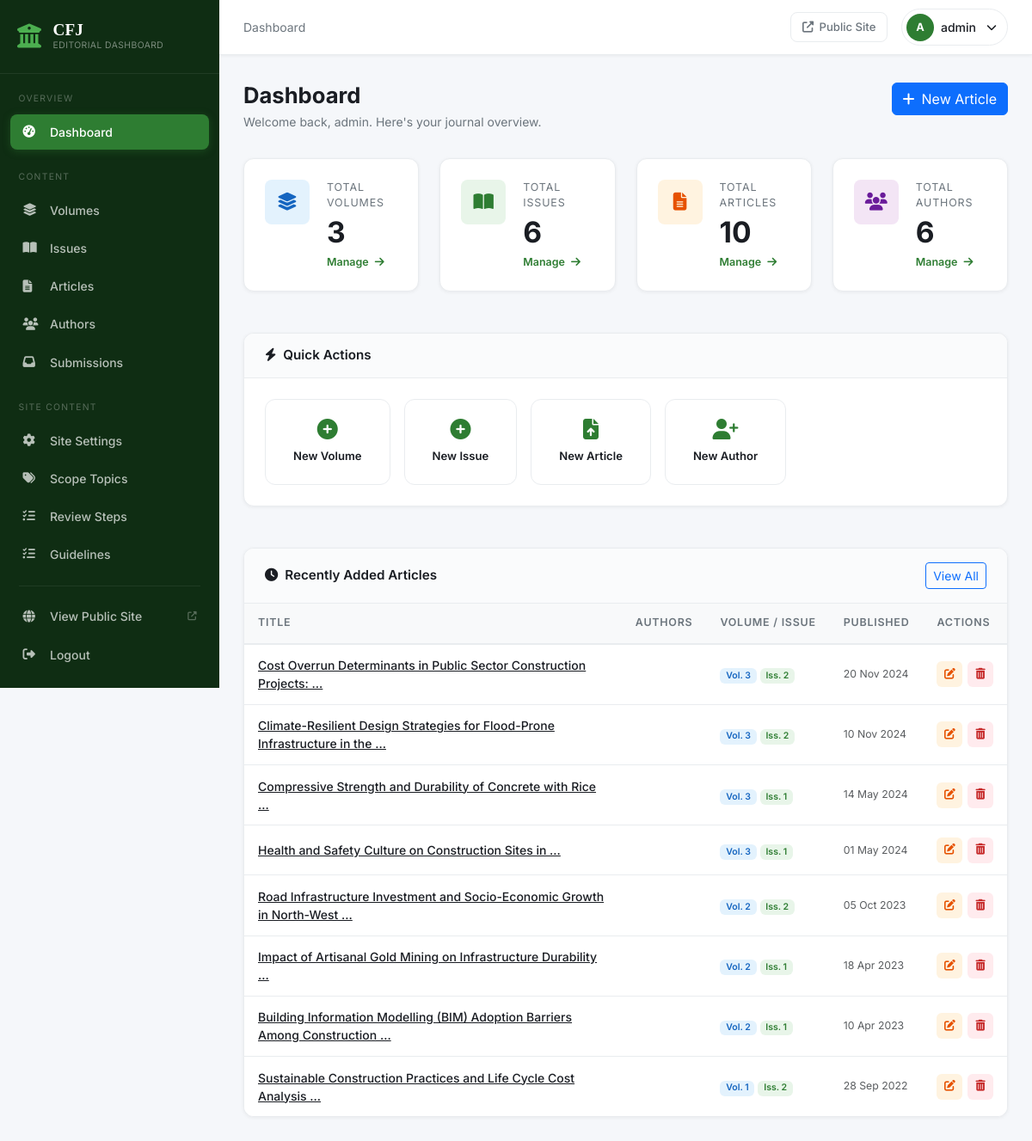
Before: /dashboard/ (signed in) with the older database file.
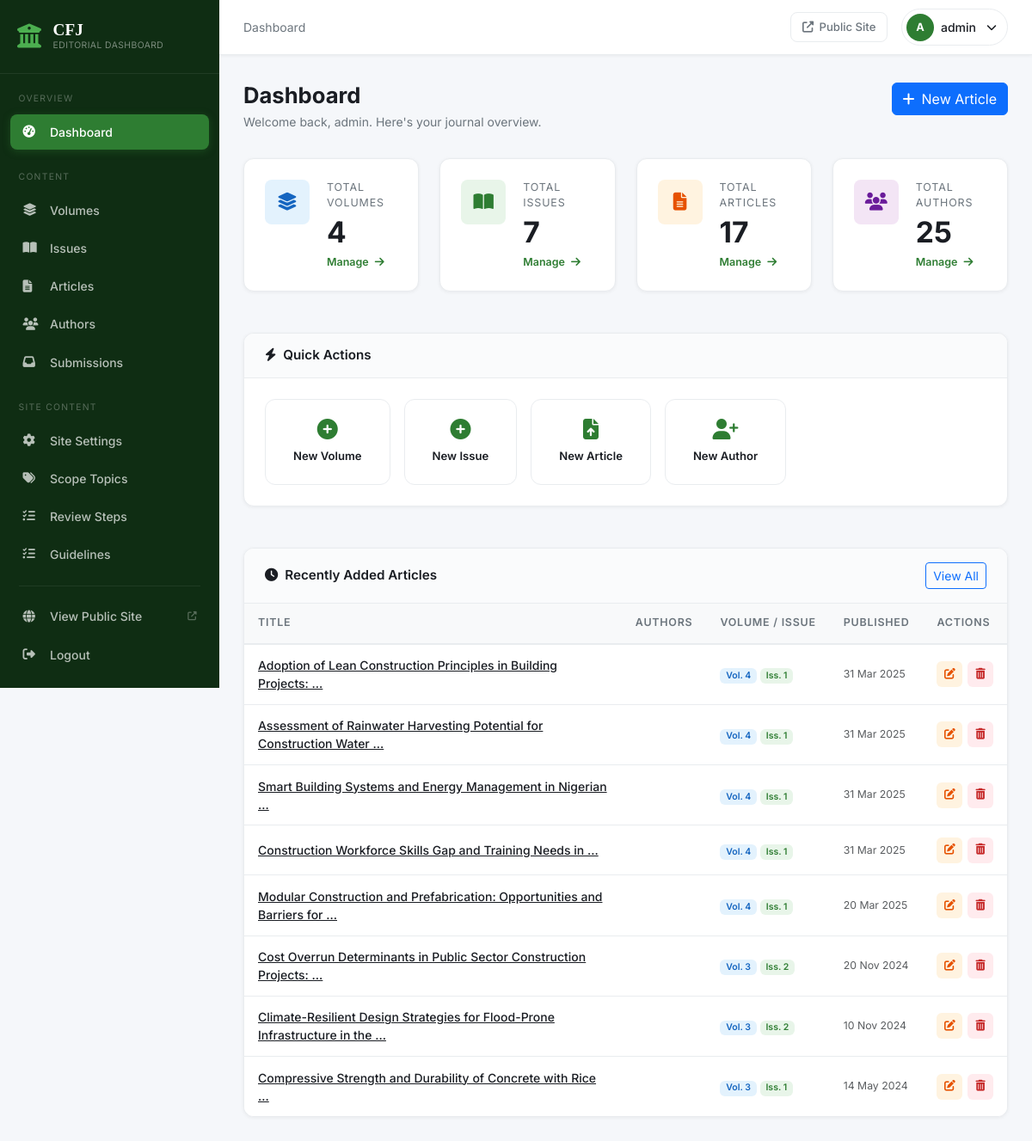
After: the same page with the newer database file.
### website/models.py (models this page shows, shortened)
class Article(models.Model):
    title = models.CharField(max_length=500)
    slug = models.SlugField(max_length=500, unique=True)
    abstract = models.TextField()
    keywords = models.CharField(max_length=500, help_text='Comma-separated keywords')
    authors = models.ManyToManyField(Author, through='ArticleAuthor', related_name='articles')
    volume = models.ForeignKey(
        Volume, on_delete=models.SET_NULL, null=True, blank=True, related_name='articles'
    )
    issue = models.ForeignKey(
        Issue, on_delete=models.SET_NULL, null=True, blank=True, related_name='articles'
    )
    pdf_file = models.FileField(upload_to='pdfs/')
    cover_image = models.ImageField(upload_to='covers/', blank=True, null=True)
    publication_date = models.DateField()
    doi = models.CharField(max_length=200, blank=True, verbose_name='DOI')
    is_featured = models.BooleanField(default=False, help_text='Show this article in the Featured Articles section on the homepage')
    created_at = models.DateTimeField(auto_now_add=True)
    updated_at = models.DateTimeField(auto_now=True)
    class Meta:
        ordering = ['-publication_date']
    def get_absolute_url(self):
        return reverse('website:article_detail', kwargs={'slug': self.slug})

class Volume(models.Model):
    volume_number = models.PositiveIntegerField(unique=True)
    year = models.PositiveIntegerField()
    description = models.TextField(blank=True)
    class Meta:
        ordering = ['-volume_number']

class Issue(models.Model):
    volume = models.ForeignKey(Volume, on_delete=models.CASCADE, related_name='issues')
    issue_number = models.PositiveIntegerField()
    publication_date = models.DateField()
    description = models.TextField(blank=True)
    class Meta:
        unique_together = ('volume', 'issue_number')
        ordering = ['volume', 'issue_number']

### src/views.py (the view)
# urls.py: path('dashboard/', include('src.urls', namespace='src')),
@login_required
def dashboard(request):
    recent_articles = (
        Article.objects
        .select_related('volume', 'issue')
        .prefetch_related(_ordered_authors)
        .order_by('-created_at')[:8]
    )
    return render(request, 'src/dashboard.html', {
        'total_volumes': Volume.objects.count(),
        'total_issues': Issue.objects.count(),
        'total_articles': Article.objects.count(),
        'total_authors': Author.objects.count(),
        'recent_articles': recent_articles,
    })

### src/context_processors.py (called while the page is built)
def pending_submissions_count(request):
    if not request.path.startswith('/dashboard/') or not request.user.is_authenticated:
        return {}
    return {
        'pending_submissions_count': Submission.objects.filter(status=Submission.STATUS_PENDING).count(),
    }

### website/context_processors.py (called while the page is built)
def site_settings(request):
    return {'site_settings': SiteSettings.load()}

### website/models.py (called while the page is built)
    @classmethod
    def load(cls):
        obj, _ = cls.objects.get_or_create(pk=1)
        return obj

### templates/src/dashboard.html (shortened to what the changed rows need)
{% extends 'src/base.html' %}
{% load journal_extras %}
{% block content %}
<div class="page-header">
  <div>
    <h1 class="page-title">Dashboard</h1>
  </div>
</div>
<div class="row g-4 mb-5">
  <div class="col-xl-3 col-md-6">
    <div class="stat-card stat-card-volumes">
      <div class="stat-card-body">
        <span class="stat-card-label">Total Volumes</span>
        <span class="stat-card-number">{{ total_volumes }}</span>
        <a href="{% url 'src:volume_list' %}" class="stat-card-link">
          Manage <i class="fas fa-arrow-right ms-1"></i>
        </a>
      </div>
    </div>
  </div>
  <div class="col-xl-3 col-md-6">
    <div class="stat-card stat-card-issues">
      <div class="stat-card-body">
        <span class="stat-card-label">Total Issues</span>
        <span class="stat-card-number">{{ total_issues }}</span>
        <a href="{% url 'src:issue_list' %}" class="stat-card-link">
          Manage <i class="fas fa-arrow-right ms-1"></i>
        </a>
      </div>
    </div>
  </div>
  <div class="col-xl-3 col-md-6">
    <div class="stat-card stat-card-articles">
      <div class="stat-card-body">
        <span class="stat-card-label">Total Articles</span>
        <span class="stat-card-number">{{ total_articles }}</span>
        <a href="{% url 'src:article_list' %}" class="stat-card-link">
          Manage <i class="fas fa-arrow-right ms-1"></i>
        </a>
      </div>
    </div>
  </div>
  <div class="col-xl-3 col-md-6">
    <div class="stat-card stat-card-authors">
      <div class="stat-card-body">
        <span class="stat-card-label">Total Authors</span>
        <span class="stat-card-number">{{ total_authors }}</span>
        <a href="{% url 'src:author_list' %}" class="stat-card-link">
          Manage <i class="fas fa-arrow-right ms-1"></i>
        </a>
      </div>
    </div>
  </div>
</div>
<div class="dash-card">
  <div class="dash-card-body p-0">
    {% if recent_articles %}
    <div class="table-responsive">
      <table class="table dash-table mb-0">
        <thead>
          <tr>
            <th>Title</th>
            <th>Authors</th>
            <th>Volume / Issue</th>
            <th>Published</th>
            <th>Actions</th>
          </tr>
        </thead>
        <tbody>
          {% for article in recent_articles %}
          <tr>
            <td>
              <div class="table-article-title">
                <a href="{{ article.get_absolute_url }}" target="_blank">
                  {{ article.title|truncatewords:8 }}
                </a>
              </div>
            </td>
            <td class="text-muted small">
            </td>
            <td>
              {% if article.volume %}
              <span class="badge badge-volume">Vol. {{ article.volume.volume_number }}</span>
              {% endif %}
              {% if article.issue %}
              <span class="badge badge-issue">Iss. {{ article.issue.issue_number }}</span>
              {% endif %}
            </td>
            <td class="text-muted small">{{ article.publication_date|date:"d M Y" }}</td>
            <td>
              <div class="table-actions">
                <a href="{% url 'src:article_edit' article.pk %}" class="table-action-btn edit" title="Edit">
                  <i class="fas fa-edit"></i>
                </a>
                <a href="{% url 'src:article_delete' article.pk %}" class="table-action-btn delete" title="Delete">
                  <i class="fas fa-trash-alt"></i>
                </a>
              </div>
            </td>
          </tr>
          {% endfor %}
        </tbody>
      </table>
    </div>
    {% else %}
    <div class="empty-dash text-center py-5">
      <i class="fas fa-file-alt fa-3x text-muted mb-3"></i>
      <p class="text-muted">No articles yet. <a href="{% url 'src:article_create' %}">Create your first article</a>.</p>
    </div>
    {% endif %}
  </div>
</div>
{% endblock %}

Changed rows visible on the page:
removed Article: title "Health and Safety Culture on Construction Sites in …", volume.volume_number "3", issue.issue_number "1", publication_date "01 May 2024"
removed Article: title "Road Infrastructure Investment and Socio-Economic Growth in North-West …", volume.volume_number "2", issue.issue_number "2", publication_date "05 Oct 2023"
removed Article: title "Impact of Artisanal Gold Mining on Infrastructure Durability …", volume.volume_number "2", issue.issue_number "1", publication_date "18 Apr 2023"
removed Article: title "Building Information Modelling (BIM) Adoption Barriers Among Construction …", volume.volume_number "2", issue.issue_number "1", publication_date "10 Apr 2023"
removed Article: title "Sustainable Construction Practices and Life Cycle Cost Analysis …", volume.volume_number "1", issue.issue_number "2", publication_date "28 Sep 2022"
added Article: title "Adoption of Lean Construction Principles in Building Projects: …", volume.volume_number "4", issue.issue_number "1", publication_date "31 Mar 2025"
added Article: title "Assessment of Rainwater Harvesting Potential for Construction Water …", volume.volume_number "4", issue.issue_number "1", publication_date "31 Mar 2025"
added Article: title "Smart Building Systems and Energy Management in Nigerian …", volume.volume_number "4", issue.issue_number "1", publication_date "31 Mar 2025"
added Article: title "Construction Workforce Skills Gap and Training Needs in …", volume.volume_number "4", issue.issue_number "1", publication_date "31 Mar 2025"
added Article: title "Modular Construction and Prefabrication: Opportunities and Barriers for …", volume.volume_number "4", issue.issue_number "1", publication_date "20 Mar 2025"
Other visible differences:
{{ total_volumes }}: "3" → "4"
{{ total_issues }}: "6" → "7"
{{ total_articles }}: "10" → "17"
{{ total_authors }}: "6" → "25"
